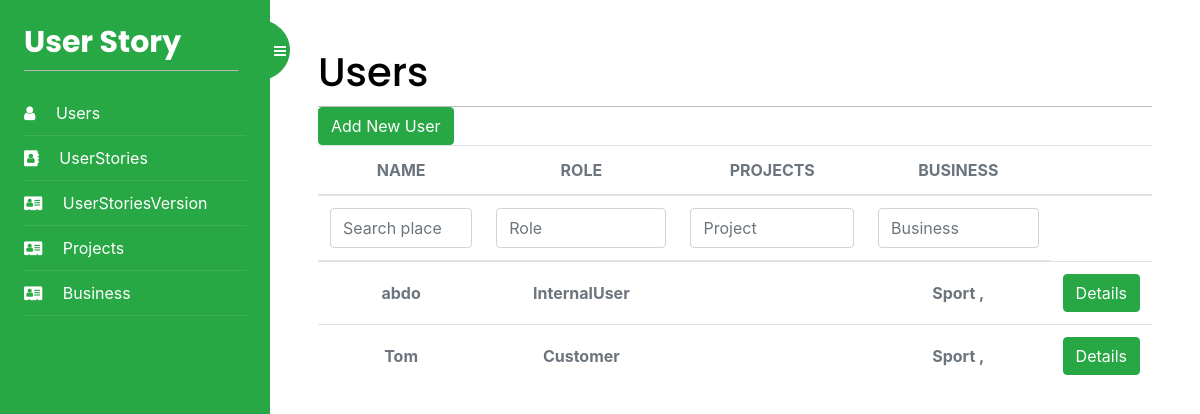
Page /Users/list/ (signed in) on the earlier database version.
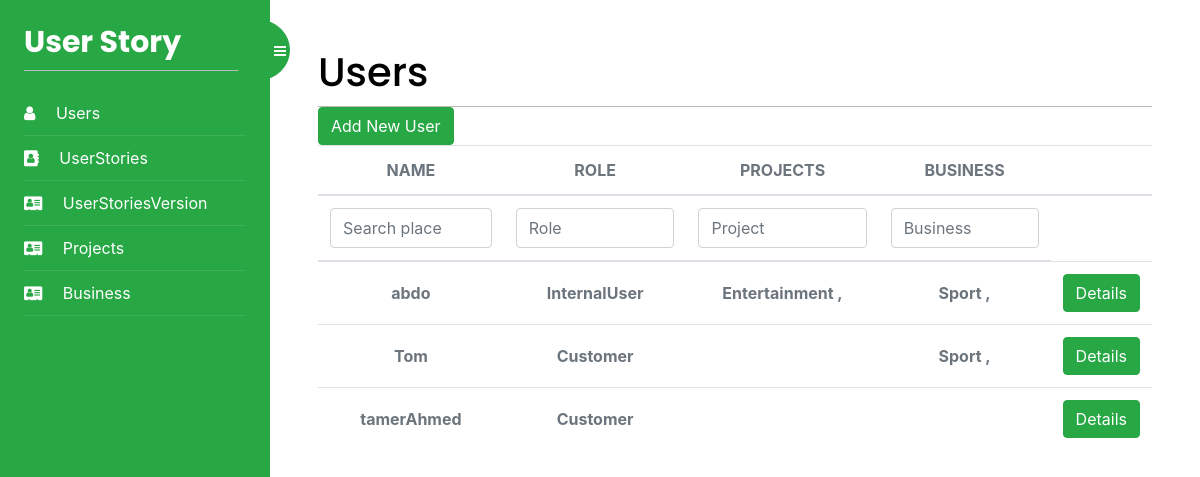
Same page on the later database version.
### UserStoryApp/models.py (models this page shows, shortened)
class User (AbstractUser):
    Role = models.IntegerField(blank=True, null=True, default=2)
    project = []
    business = []
    def get_projects(self):
        return "\n".join([f'{p.name} , ' for p in self.project])
    def get_businesses(self):
        return "\n".join([f'{p.name} , ' for p in self.business])

class Business(models.Model):
    id = models.AutoField(primary_key=True)
    businessIndustry = models.ManyToManyField(
        BusinessCategory)
    hourlyRate = models.IntegerField(blank=True, null=True)
    name = models.TextField(blank=True)
    LegalEntityName = models.TextField(blank=True)
    Address = models.TextField(blank=True)
    BusinessNumber = models.IntegerField(blank=True, null=True)
    BusinessEmail = models.TextField(blank=True)
    User = models.ManyToManyField(User)
    ABN = models.IntegerField(blank=True, null=True)
    class Meta:
        db_table = "Business"

class Project(models.Model):
    id = models.AutoField(primary_key=True)
    name = models.TextField(blank=True)
    status = models.BooleanField(default=True)
    Business = models.ForeignKey(Business, on_delete=models.CASCADE)
    User = models.ForeignKey(
        User, on_delete=models.CASCADE, blank=True, null=True)
    project = ""
    class Meta:
        db_table = "Project"

### Users/views.py (the view, shortened to what this page needs)
# urls.py: path('list/', views.user_list, name='users'),
@login_required
def user_list(request):
    User = get_user_model()
    users = User.objects.all()
    my_filter = UsersFilter(request.GET, queryset=users)
    users = my_filter.qs
    print(users)
    roles = []
    role = request.GET.get("Role") if request.GET.get(
        "Role") else ""
    projectValue = request.GET.get("Project") if request.GET.get(
        "Project") else ""
    businessValue = request.GET.get("Business") if request.GET.get(
        "Business") else ""
    UsersObjects = []
    for u in users:
        print(request.GET.get("Project"))
        project = Project.objects.filter(
            User=u)
        if projectValue:
            project = project.filter(name__contains=projectValue)
        if len(project) and projectValue:
            u.project = project
            UsersObjects.append(u)
        elif not projectValue:
            u.project = project
            UsersObjects.append(u)
    finalUserObjects = []
    for u in UsersObjects:
        business = Business.objects.filter(User=u)
        if businessValue:
            business = business.filter(name__contains=businessValue)
        if len(business) and businessValue:
            u.business = business
            finalUserObjects.append(u)
        elif not businessValue:
            u.business = business
            finalUserObjects.append(u)
        u.Role = Role(u.Role).name
    return render(request, 'user/users.html', {'users': finalUserObjects, 'filter': my_filter, 'Role': role, 'Project': projectValue, 'Business': businessValue})

### Users/templates/user/users.html (shortened to what this page needs)
{% extends "base.html" %}
{% block content %}
<div>
    <h1 class="m-auto">Users</h1>
</div>
<a href="{% url 'addUsers' %}" class="btn btn-success" aria-hidden="true">Add New User</i>
</a>
<div class="table-responsive p-0">
    <table class="table align-items-center mb-0">
        <thead>
            <tr>
                <th class="text-center text-uppercase text-secondary text-xxs font-weight-bolder opacity-7">Name</th>
                <th class="text-center text-uppercase text-secondary text-xxs font-weight-bolder opacity-7">Role</th>
                <th class="text-center text-uppercase text-secondary text-xxs font-weight-bolder opacity-7">Projects
                </th>
                <th class="text-center text-uppercase text-secondary text-xxs font-weight-bolder opacity-7">Business</th>
                <th class="text-secondary opacity-7"></th>
            </tr>
        </thead>
        <thead>
            <tr>
                <form id="form" method="get">
                    <th class="text-center text-uppercase text-secondary text-xxs font-weight-bolder opacity-7">
                        {{filter.form.username}}</th>
                    <th class="text-center text-uppercase text-secondary text-xxs font-weight-bolder opacity-7">
                        <input type="text" name="Role" class="form-control filter" value="{{Role}}" id="exampleInputEmail1"
                            aria-describedby="emailHelp" placeholder="Role">
                    </th>
                    <th class="text-center text-uppercase text-secondary text-xxs font-weight-bolder opacity-7">
                        <input type="text" name="Project" class="form-control filter" value="{{Project}}" id="exampleInputEmail1"
                            aria-describedby="emailHelp" placeholder="Project">
                    </th>
                    <th class="text-center text-uppercase text-secondary text-xxs font-weight-bolder opacity-7">
                        <input type="text" name="Business" class="form-control filter" value="{{Business}}" id="exampleInputEmail1"
                            aria-describedby="emailHelp" placeholder="Business">
                    </th>
                </form>
            </tr>
        </thead>
        <tbody>
            {% for user in users %}
                <tr>
                <td class="align-middle text-center">
                    <span class="text-secondary text-xs font-weight-bold">{{user.username}}</span>
                </td>
                <td class="align-middle text-center">
                    <span class="text-secondary text-xs font-weight-bold">{{user.Role}}</span>
                </td>
                <td class="align-middle text-center">
                    <span class="text-secondary text-xs font-weight-bold">{{user.get_projects}}</span>
                </td>
                <td class="align-middle text-center">
                    <span class="text-secondary text-xs font-weight-bold">{{user.get_businesses}}</span>
                </td>
                <td class="align-middle text-center">
                    <a href="{% url 'userDetails' user.id %}" class="btn btn-success" aria-hidden="true">
                        Details
                    </a>
                </td>
            </tr>
            {% endfor %}
        </tbody>
    </table>
</div>
{% endblock %}

Differences in the rows shown:
changed User "abdo": get_projects (not shown) → "Entertainment ,"
added User: username "tamerAhmed", Role "Customer"
